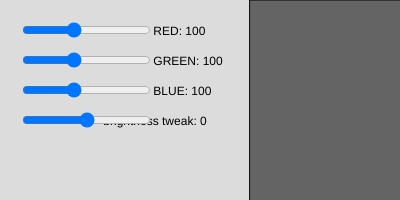
Frame 1 (no input)
Frame 60 (no input): identical to frame 1, image omitted
Frame 120 (the mouse pressed at the canvas centre since frame 60): identical to frame 1, image omitted

The p5.js sketch that drew this single still picture (run headless with seeded random() and noise() and a simulated clock; from frame 60 on, the mouse is pressed at the canvas centre):

// p5.js sketch
// ── sketch.js
// sliders with gang slider v2
// 

let redSlider, greenSlider, blueSlider, masterSlider;

function setup() {
  createCanvas(400, 200);
  
  // Create the red slider
  redSlider = createSlider(0, 255, 100);
  redSlider.position(20, 20);

  // Create the green slider
  greenSlider = createSlider(0, 255, 100);
  greenSlider.position(20, 50);

  // Create the blue slider
  blueSlider = createSlider(0, 255, 100);
  blueSlider.position(20, 80);

  // Create the master slider
  masterSlider = createSlider(-20, 20, 0);
  masterSlider.position(20, 110);
  masterSlider.input(updateSliders);
}

function draw() {
  background(220);

  // Display the values of the sliders
  fill(0);
  text(" RED: " + redSlider.value(), 150, 35);
  text(" GREEN: " + greenSlider.value(), 150, 65);
  text(" BLUE: " + blueSlider.value(), 150, 95);
  text(" brightness tweak: " + masterSlider.value(), 100, 125);
  
  // Calculate the R, G, B values based on slider positions
  let r = redSlider.value();
  let g = greenSlider.value();
  let b = blueSlider.value();

  // Display colored rectangle
  fill(r, g, b);
  rect(250, 0, 250, 250);
}

////////// END DRAW ////////////////////////////

function updateSliders() {
  // Calculate the difference between the master slider value and the current slider values
  // let diff1 = masterSlider.value() - redSlider.value();
  // let diff2 = masterSlider.value() - greenSlider.value();
  // let diff3 = masterSlider.value() - blueSlider.value();
  
  // Update the sliders by adding masterSlider value
  redSlider.value(redSlider.value() + masterSlider.value()/2);
  greenSlider.value(greenSlider.value() + masterSlider.value()/2);
  blueSlider.value(blueSlider.value() + masterSlider.value()/2);
}
